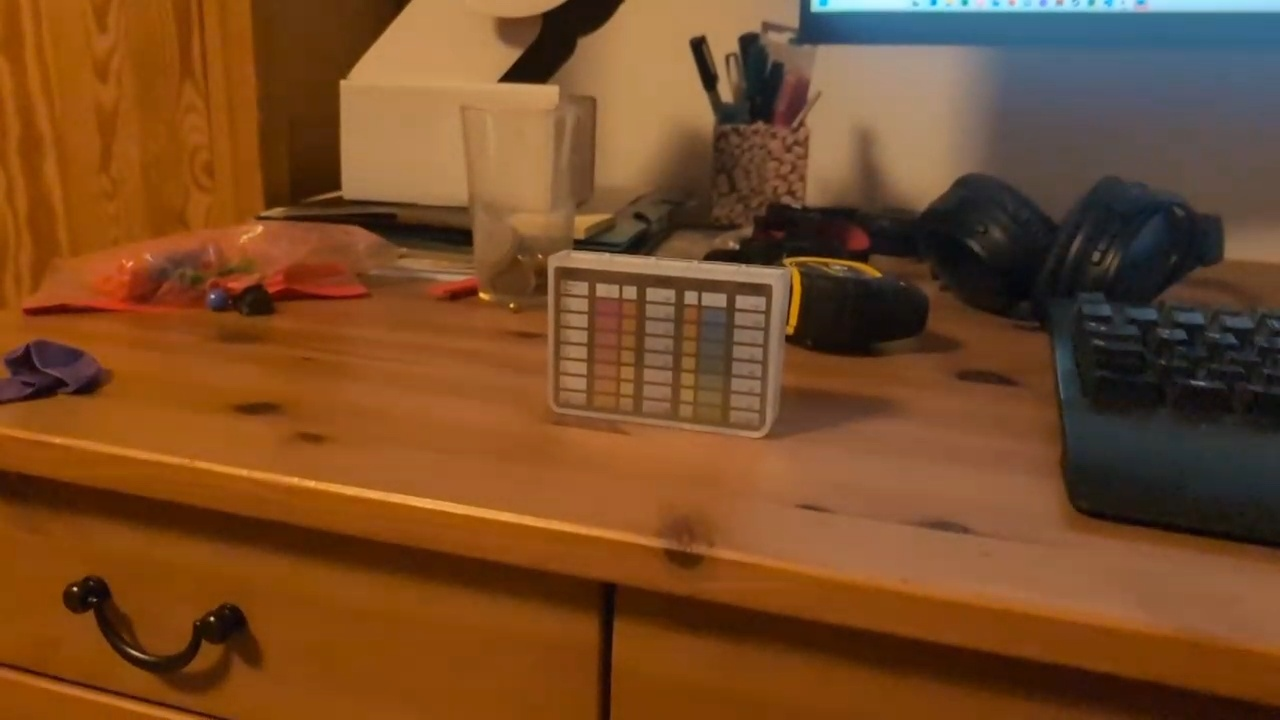
#> input picture raw_001.jpg, 1280 x 720 px, given in place of template02.jpg, which was not available
$ python test_batch.py
#> lines starting #> are read from the running program, lines starting #| are printed output that depends on the picture; after the words box and inside, x2 and y2 are one past the last pixel; in counts of white or black regions, pixels touching at a corner belong together; pictures that were not available may be replaced by others from this repository, and a replacement may not be noted
### tracker.py
"""
tracker.py
==========
Messindikator-Tracker: Findet die Messkarte im Kamerabild über ihre Gitterzellen.

Erkennungsstrategie:
  Cell-Cluster: Canny → alle Konturen → kleine rechteckige (= Zellen) sammeln
                → Dichtefilter (Zellen liegen nahe beieinander)
                → minAreaRect der dichten Zellzentren als rotiertes Quad
                → _verify_quad bestätigt Gitterstruktur (HoughLinesP)

Liefert 4 geordnete Eckpunkte (TL, TR, BR, BL) im Frame-Koordinatensystem.
warp() wendet getPerspectiveTransform an und liefert das Kartenbild in exakt
der Template-Größe (inklusive Rotations- und Perspektivkorrektur).

Verwendung:
    tracker   = IndicatorTracker(template_gray)
    stability = QuadStabilityChecker(required_frames=5)

    quad, method = tracker.find(scene_gray)
    if stability.update(quad):
        warped = tracker.warp(frame_bgr, stability.mean_quad())
"""

import cv2
import numpy as np
from typing import List, Optional, Tuple


# ══════════════════════════════════════════════════════════
# Hilfsfunktionen
# ══════════════════════════════════════════════════════════

def order_quad_corners(pts: np.ndarray) -> np.ndarray:
    """
    Sortiert 4 Eckpunkte konsistent: TL → TR → BR → BL.
    TL = kleinste Summe x+y, BR = größte, TR = kleinste Differenz x-y, BL = größte.
    """
    pts = pts.reshape(4, 2).astype(np.float32)
    s   = pts.sum(axis=1)
    d   = np.diff(pts, axis=1).ravel()
    out = np.empty((4, 2), dtype=np.float32)
    out[0] = pts[np.argmin(s)]   # TL
    out[2] = pts[np.argmax(s)]   # BR
    out[1] = pts[np.argmin(d)]   # TR
    out[3] = pts[np.argmax(d)]   # BL
    return out


# ══════════════════════════════════════════════════════════
# Zell-Cluster-Detektion
# ══════════════════════════════════════════════════════════

def detect_card_by_cell_cluster(
    gray: np.ndarray,
    aspect_ratio: float,
    ratio_tol: float = 0.35,
    min_cells: int   = 6,
) -> Optional[np.ndarray]:
    """
    Findet die Karte über ihre Gitterzellen (statt der Außenkontur).

    Die Außenkontur verschmilzt häufig mit dem Hintergrund (Tischkante etc.).
    Die internen Zell-Rechtecke bleiben aber sichtbar und dicht gruppiert.

    Ablauf:
      1. Canny (ohne Dilatation, um Verschmelzung zu vermeiden)
      2. RETR_LIST: alle Konturen, nicht nur äußerste
      3. Kleine rechteckige Konturen = Zellkandidaten
      4. Dichtefilter: nur Zellen mit ≥3 Nachbarn innerhalb 80px behalten
         (Karten­raster = dicht; Hintergrundrechtecke = verteilt)
      5. minAreaRect auf den dichten Zellen → rotiertes Viereck
      6. Erweiterung um ~halbe Zellgröße (Zellzentren liegen nicht am Kartenrand)

    Returns:
        quad (4,2 float32) TL→TR→BR→BL, oder None
    """
    h, w       = gray.shape[:2]
    frame_area = h * w

    blurred  = cv2.GaussianBlur(gray, (5, 5), 0)
    clahe    = cv2.createCLAHE(clipLimit=2.0, tileGridSize=(8, 8))
    enhanced = clahe.apply(blurred)
    edges    = cv2.Canny(enhanced, 30, 120)

    contours, _ = cv2.findContours(edges, cv2.RETR_LIST, cv2.CHAIN_APPROX_SIMPLE)

    min_cell = frame_area * 0.0001
    max_cell = frame_area * 0.02

    centers:    List[Tuple[float, float]] = []
    cell_sizes: List[float]               = []
    for cnt in contours:
        area = cv2.contourArea(cnt)
        if area < min_cell or area > max_cell:
            continue

        hull = cv2.convexHull(cnt)
        peri = cv2.arcLength(hull, True)
        if peri < 1:
            continue
        approx = cv2.approxPolyDP(hull, 0.08 * peri, True)
        if len(approx) != 4:
            continue

        rect_box   = cv2.minAreaRect(approx)
        rw_c, rh_c = rect_box[1]
        if min(rw_c, rh_c) < 4:
            continue
        cell_ar = max(rw_c, rh_c) / (min(rw_c, rh_c) + 1e-6)
        if cell_ar > 4.5:
            continue

        cx, cy = rect_box[0]
        centers.append((cx, cy))
        cell_sizes.append(max(rw_c, rh_c))

    if len(centers) < min_cells:
        return None

    pts = np.array(centers, dtype=np.float32)

    # Dichte Zellen: ≥3 Nachbarn in 80px (ca. 2-4 Zellbreiten bei typischer Entfernung)
    radius = 80.0
    keep   = []
    for i, p in enumerate(pts):
        dists = np.linalg.norm(pts - p, axis=1)
        if int(np.sum(dists < radius)) >= 4:            # self + 3 Nachbarn
            keep.append(i)
    if len(keep) < min_cells:
        return None
    dense       = pts[keep]
    dense_sizes = np.array([cell_sizes[i] for i in keep])

    # Rotiertes Rechteck (ermöglicht korrekte Entzerrung bei gekippter Karte)
    (cx, cy), (rw, rh), angle = cv2.minAreaRect(dense)
    if min(rw, rh) < 20:
        return None

    ar    = max(rw, rh) / (min(rw, rh) + 1e-6)
    ar_lo = aspect_ratio * (1.0 - ratio_tol)
    ar_hi = aspect_ratio * (1.0 + ratio_tol)
    if not (ar_lo <= ar <= ar_hi):
        return None

    # Zellzentren liegen nicht am Kartenrand — um halbe Zellgröße nach außen erweitern
    half_cell = float(np.median(dense_sizes)) * 0.5
    expanded  = ((cx, cy), (rw + 2 * half_cell, rh + 2 * half_cell), angle)

    quad = cv2.boxPoints(expanded).astype(np.float32)
    quad[:, 0] = np.clip(quad[:, 0], 0, w - 1)
    quad[:, 1] = np.clip(quad[:, 1], 0, h - 1)

    return order_quad_corners(quad)


# ══════════════════════════════════════════════════════════
# Stabilitätsprüfung
# ══════════════════════════════════════════════════════════

class QuadStabilityChecker:
    """
    Bewertet ob das erkannte Viereck über N aufeinanderfolgende Frames stabil ist.
    Stabilität = max. Eckpunktdrift über die letzten N Frames < max_drift Pixel.
    """

    # [16 lines left out: functions __init__, update, not called in this run]

    def reset(self):
        self._history.clear()

    def progress(self) -> int:
        return len(self._history)

    # [4 lines left out: function mean_quad, not called in this run]


# ══════════════════════════════════════════════════════════
# Haupt-Tracker
# ══════════════════════════════════════════════════════════

class IndicatorTracker:
    """
    Findet die Messkarte über Gitterzell-Clustering.

    find() gibt (quad, method) zurück:
        quad   – (4,2) float32 TL→TR→BR→BL im Frame, oder None
        method – 'cell' | 'none'
    """

    def __init__(self, template_gray: np.ndarray):
        self.template      = template_gray
        h, w               = template_gray.shape[:2]
        self.template_size = (w, h)
        self.aspect_ratio  = max(w, h) / min(w, h)

    # ──────────────────────────────────────────────────────

    def find(self, scene_gray: np.ndarray) -> Tuple[Optional[np.ndarray], str]:
        """
        Sucht den Indikator im Graustufen-Frame.
        Fallback-Pfade (Rect-Kontur, ORB/SIFT) sind deaktiviert — sie waren
        langsam und lieferten falsche Overlays.
        """
        quad = detect_card_by_cell_cluster(scene_gray, self.aspect_ratio)
        if quad is not None and self._verify_quad(scene_gray, quad):
            return quad, 'cell'
        return None, 'none'

    # ──────────────────────────────────────────────────────

    def _verify_quad(self, scene_gray: np.ndarray, quad: np.ndarray) -> bool:
        """
        Prüft ob die erkannte Region ein Gitter enthält (Falsch-Positiv-Schutz).
        Warpt auf 128x90 und zählt H/V-Linien mit HoughLinesP.
        """
        vw, vh      = 128, 90
        dst_corners = np.float32([[0, 0], [vw, 0], [vw, vh], [0, vh]])
        M      = cv2.getPerspectiveTransform(quad, dst_corners)
        warped = cv2.warpPerspective(scene_gray, M, (vw, vh))

        edges = cv2.Canny(warped, 30, 100)
        lines = cv2.HoughLinesP(edges, 1, np.pi / 180,
                                threshold=15, minLineLength=12, maxLineGap=4)
        if lines is None:
            return False

        h_lines = v_lines = 0
        for line in lines:
            x1, y1, x2, y2 = line[0]
            angle = abs(np.degrees(np.arctan2(y2 - y1, x2 - x1))) % 180
            if angle < 20 or angle > 160:
                h_lines += 1
            elif 70 < angle < 110:
                v_lines += 1

        return h_lines >= 20 and v_lines >= 4

    # ──────────────────────────────────────────────────────

    # [37 lines left out: functions warp, draw_quad, not called in this run]

### test_batch.py
"""Batch test: run tracker.find() on all raw_*.jpg and report results."""
import cv2, json, glob
from tracker import IndicatorTracker, detect_card_by_cell_cluster

ref     = json.load(open('reference.json', encoding='utf-8'))
#> (reads reference.json from the repository)
ref_img = cv2.imread(ref['image_file'])
#> ref_img is the input picture: shape (720, 1280, 3); mean B, G, R 38, 74.4, 119.1
tmpl    = cv2.cvtColor(ref_img, cv2.COLOR_BGR2GRAY)
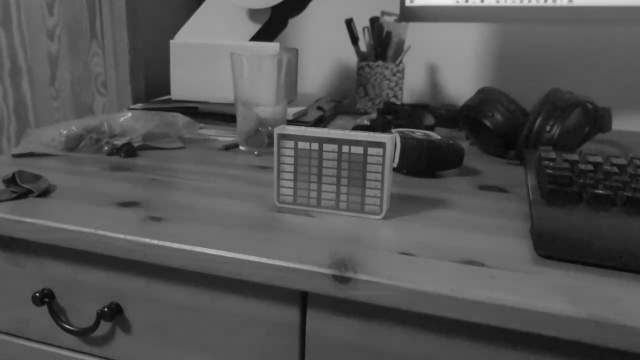
#> tmpl: shape (720, 1280) (shown at 1/2 size); min 5, max 237, mean 83.6
tracker = IndicatorTracker(tmpl)

images = sorted(glob.glob('raw_*.jpg'))
found  = 0
for p in images:
    frame = cv2.imread(p)
    gray  = cv2.cvtColor(frame, cv2.COLOR_BGR2GRAY)
    fh, fw = gray.shape[:2]

    quad, method = tracker.find(gray)
#> in detect_card_by_cell_cluster, `enhanced = clahe.apply(blurred)`:
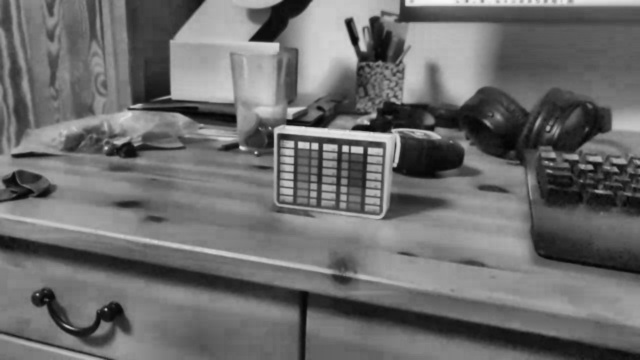
#> enhanced: shape (720, 1280) (shown at 1/2 size); min 4, max 248, mean 108.3
#> in detect_card_by_cell_cluster, `edges    = cv2.Canny(enhanced, 30, 120)`:
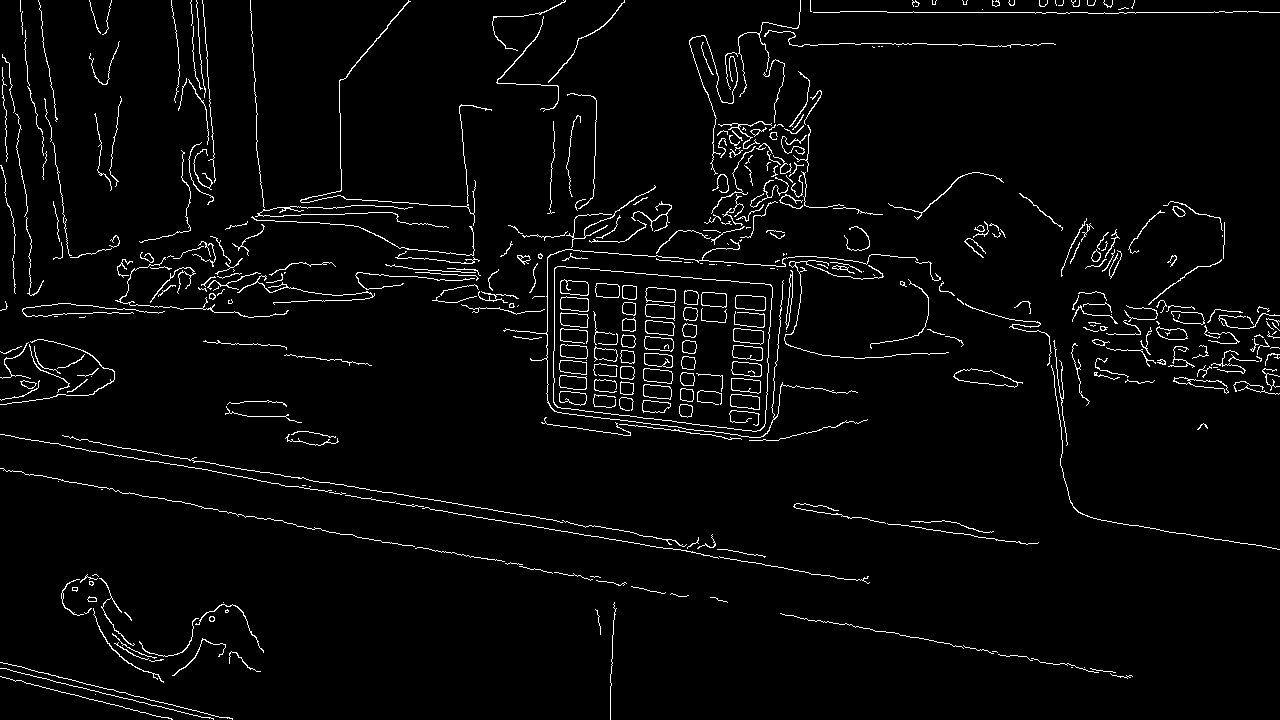
#> edges: shape (720, 1280); 3.2% white in thin lines or dots
#> in detect_card_by_cell_cluster, `contours, _ = cv2.findContours(edges, cv2.RETR_LIST, cv2.CHAIN_APPROX_..`: contours = 512 contours, 372 with area under 20; largest, box (x1, y1, x2, y2) and area: (553, 266, 773, 432) 31008, (553, 266, 773, 432) 30996, (953, 368, 1023, 388) 658, (954, 368, 1018, 388) 644, (735, 295, 766, 311) 404
#> the loop in detect_card_by_cell_cluster, `for cnt in contours:` made 512 passes
#> area on passes 16, 18, 20: 30.5, 21.5, 23
#> after the loop in detect_card_by_cell_cluster, `for cnt in contours:`: cell_sizes = 78 values, max 31.35 at index 47, min 11.18 at index 28, mean 21.92; centers = 78 pairs, first value 572.5 to 1171.5, second value 286.9 to 410
#> in detect_card_by_cell_cluster, `pts = np.array(centers, dtype=np.float32)`: pts has the same summary as centers
#> the loop in detect_card_by_cell_cluster, `for i, p in enumerate(pts):` made 78 passes
#> p on passes 1 to 8: [685.5, 410], [685.5, 410], [656, 406.5], [656, 406.4], [744.5, 402], [744.5, 402.5], [572.5, 396.5], [572.5, 396.5]
#> after the loop in detect_card_by_cell_cluster, `for i, p in enumerate(pts):`: keep = 76 values from 0 to 77
#> in detect_card_by_cell_cluster, `dense       = pts[keep]`: dense = 76 pairs, first value 572.5 to 750, second value 286.9 to 410
#> in detect_card_by_cell_cluster, `dense_sizes = np.array([cell_sizes[i] for i in keep])`: dense_sizes = 76 values, max 30.43 at index 45, min 11.18 at index 28, mean 21.68
#> in detect_card_by_cell_cluster, `(cx, cy), (rw, rh), angle = cv2.minAreaRect(dense)`: cx = 658.8; cy = 350.8; rw = 113.4; rh = 179.5; angle = -85.22
#> in detect_card_by_cell_cluster, `ar    = max(rw, rh) / (min(rw, rh) + 1e-6)`: ar = 1.58
#> in detect_card_by_cell_cluster, `half_cell = float(np.median(dense_sizes)) * 0.5`: half_cell = 13.48
#> in detect_card_by_cell_cluster, `expanded  = ((cx, cy), (rw + 2 * half_cell, rh + 2 * half_cell), angle)`: expanded = ((658.8, 350.8), (140.4, 206.4), -85.22)
#> in detect_card_by_cell_cluster, `quad = cv2.boxPoints(expanded).astype(np.float32)`: quad = [[755.8, 429.4], [550, 412.2], [561.7, 272.3], [767.5, 289.5]]
#> in order_quad_corners, `pts = pts.reshape(4, 2).astype(np.float32)`: pts has the same summary as quad in detect_card_by_cell_cluster
#> in order_quad_corners, `s   = pts.sum(axis=1)`: s = [1185.2, 962.2, 834, 1057]
#> in order_quad_corners, `d   = np.diff(pts, axis=1).ravel()`: d = [-326.4, -137.8, -289.5, -478]
#> in find, `quad = detect_card_by_cell_cluster(scene_gray, self.aspect_ratio)`: quad = [[561.7, 272.3], [767.5, 289.5], [755.8, 429.4], [550, 412.2]]
#> in _verify_quad, `M      = cv2.getPerspectiveTransform(quad, dst_corners)`: M = [[0.618, 0.0517, -361.2], [-0.0534, 0.639, -143.9], [4.54e-19, -3.14e-18, 1]]
#> in _verify_quad, `warped = cv2.warpPerspective(scene_gray, M, (vw, vh))`:
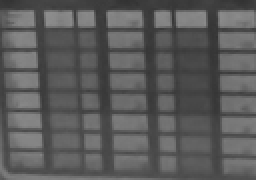
#> warped: shape (90, 128) (shown 2 times larger); min 50, max 142, mean 91.2
#> in _verify_quad, `edges = cv2.Canny(warped, 30, 100)`:
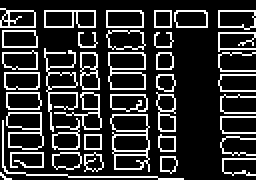
#> edges: shape (90, 128) (shown 2 times larger); 18.7% white in thin lines or dots
#> in _verify_quad, `lines = cv2.HoughLinesP(edges, 1, np.pi / 180, threshold=15, minLineLe..`: lines = 70 rows, first 6: [0, 13, 47, 13], [111, 79, 127, 79], [110, 58, 127, 58], [2, 43, 18, 44], [13, 87, 33, 87], [109, 13, 127, 13]
#> the loop in _verify_quad, `for line in lines:` made 70 passes
#> (x1, y1, x2, y2, angle) on passes 1 to 8: (0, 13, 47, 13, 0), (111, 79, 127, 79, 0), (110, 58, 127, 58, 0), (2, 43, 18, 44, 3.58), (13, 87, 33, 87, 0), (109, 13, 127, 13, 0), (1, 26, 47, 26, 0), (57, 77, 73, 77, 0)
#> after the loop in _verify_quad, `for line in lines:`: h_lines = 46; v_lines = 22
#> method = 'cell'
    if quad is not None:
        found += 1
        area = cv2.contourArea(quad.astype('int32'))
#> area = 28965.5
        pct  = 100.0 * area / (fw * fh)
#> pct = 3.14
        x, y, bw, bh = cv2.boundingRect(quad.astype('int32'))
#> x = 550; y = 272; bw = 218; bh = 158
        print(f"  OK  {p}  [{method}]  {bw}x{bh}px  {pct:.1f}%")
#|   OK  raw_001.jpg  [cell]  218x158px  3.1%
    else:
        print(f"  --  {p}  not found")
#> pass 2 of the loop `for p in images:`:
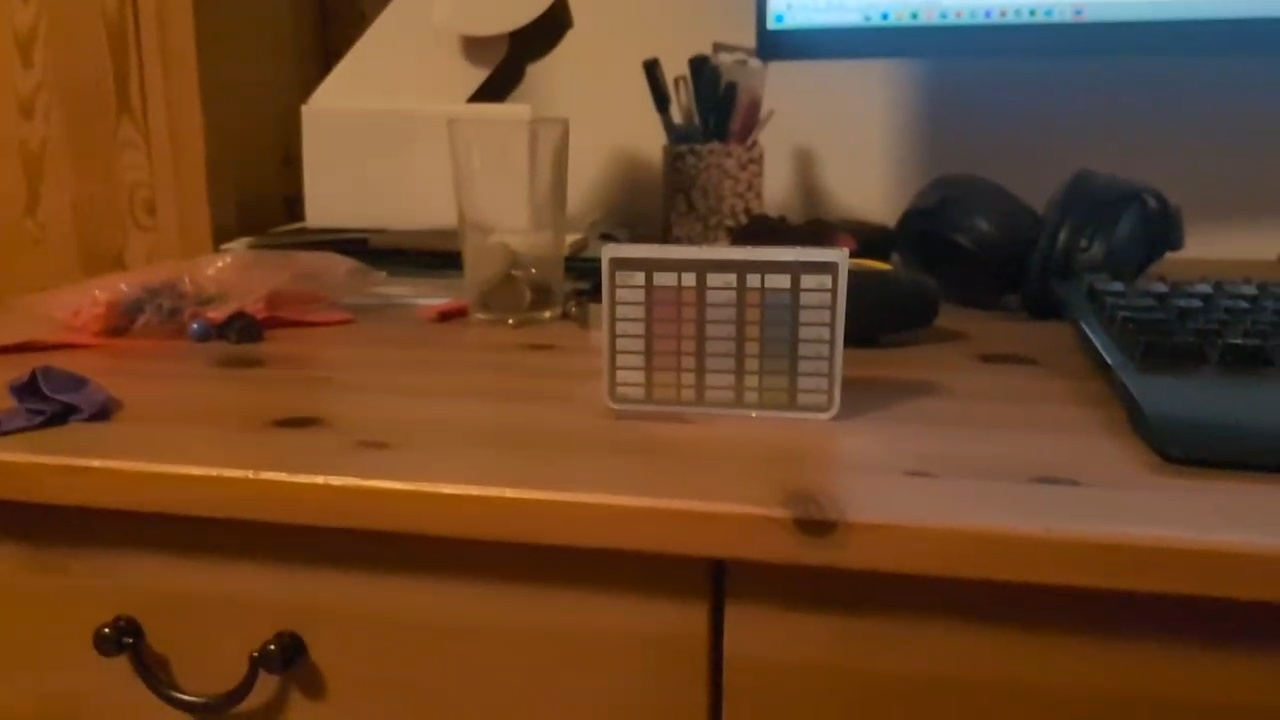
#> input picture raw_002.jpg, 1280 x 720 px
#> frame is the input picture: shape (720, 1280, 3); mean B, G, R 39.2, 68.6, 106.3
#> in detect_card_by_cell_cluster (call 2), `edges    = cv2.Canny(enhanced, 30, 120)`:
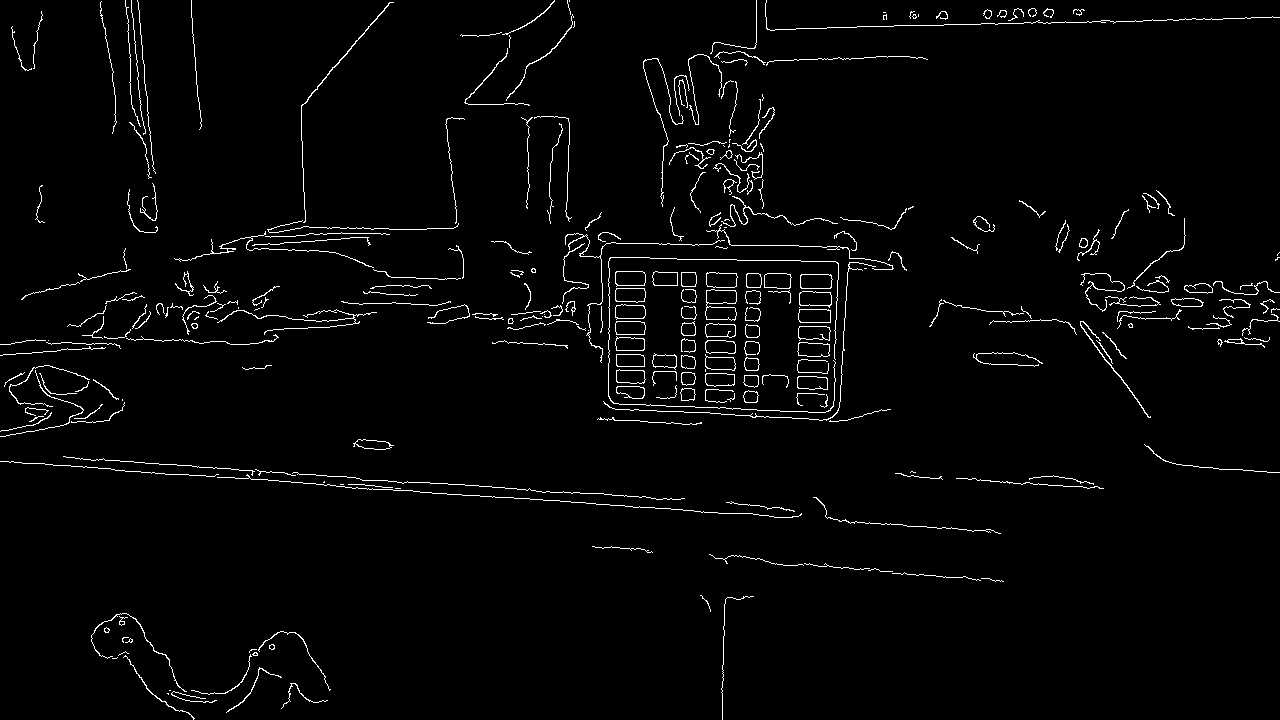
#> edges: shape (720, 1280); 2.4% white in thin lines or dots
#> contours = 357 contours, 250 with area under 20; largest, box (x1, y1, x2, y2) and area: (705, 289, 737, 321) 746, (800, 274, 833, 289) 432, (800, 274, 833, 289) 426, (799, 291, 832, 308) 426, (706, 272, 738, 288) 420
#> the loop in detect_card_by_cell_cluster (call 2), `for cnt in contours:` made 357 passes
#> area on passes 5, 7, 14: 32.5, 39.5, 21
#> after the loop in detect_card_by_cell_cluster (call 2), `for cnt in contours:`: cell_sizes = 67 values, max 32.37 at index 23, min 11.18 at index 12, mean 23.94; centers = 67 pairs, first value 629.5 to 815.5, second value 277.5 to 396.5
#> in detect_card_by_cell_cluster (call 2), `pts = np.array(centers, dtype=np.float32)`: pts has the same summary as centers
#> the loop in detect_card_by_cell_cluster (call 2), `for i, p in enumerate(pts):` made 67 passes
#> p on passes 1 to 4: [750.7, 396.5], [750.5, 396.5], [687.5, 394.4], [687.5, 394.5]
#> after the loop in detect_card_by_cell_cluster (call 2), `for i, p in enumerate(pts):`: keep = 67 values from 0 to 66
#> dense has the same summary as centers
#> dense_sizes has the same summary as cell_sizes
#> in detect_card_by_cell_cluster (call 2), `(cx, cy), (rw, rh), angle = cv2.minAreaRect(dense)`: cx = 721.6; cy = 337.6; rw = 116.7; rh = 185.7; angle = -88.92
#> ar = 1.59
#> half_cell = 14.02
#> expanded = ((721.6, 337.6), (144.8, 213.8), -88.92)
#> in detect_card_by_cell_cluster (call 2), `quad = cv2.boxPoints(expanded).astype(np.float32)`: quad = [[827.1, 412], [613.3, 407.9], [616.1, 263.2], [829.8, 267.2]]
#> M = [[0.599, 0.0113, -371.8], [-0.0117, 0.622, -156.4], [1.05e-18, 3.09e-18, 1]]
#> in _verify_quad (call 2), `edges = cv2.Canny(warped, 30, 100)`:
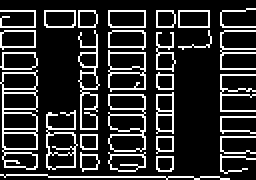
#> edges: shape (90, 128) (shown 2 times larger); 17.7% white in thin lines or dots
#> lines = 63 rows, first 6: [0, 13, 17, 13], [0, 87, 23, 87], [48, 88, 48, 17], [24, 88, 109, 88], [0, 5, 47, 5], [54, 43, 72, 44]
#> the loop in _verify_quad (call 2), `for line in lines:` made 63 passes
#> (x1, y1, x2, y2, angle) on passes 1 to 4: (0, 13, 17, 13, 0), (0, 87, 23, 87, 0), (48, 88, 48, 17, 90), (24, 88, 109, 88, 0)
#|   OK  raw_002.jpg  [cell]  217x149px  3.3%

print(f"\n{found}/{len(images)} detected")
